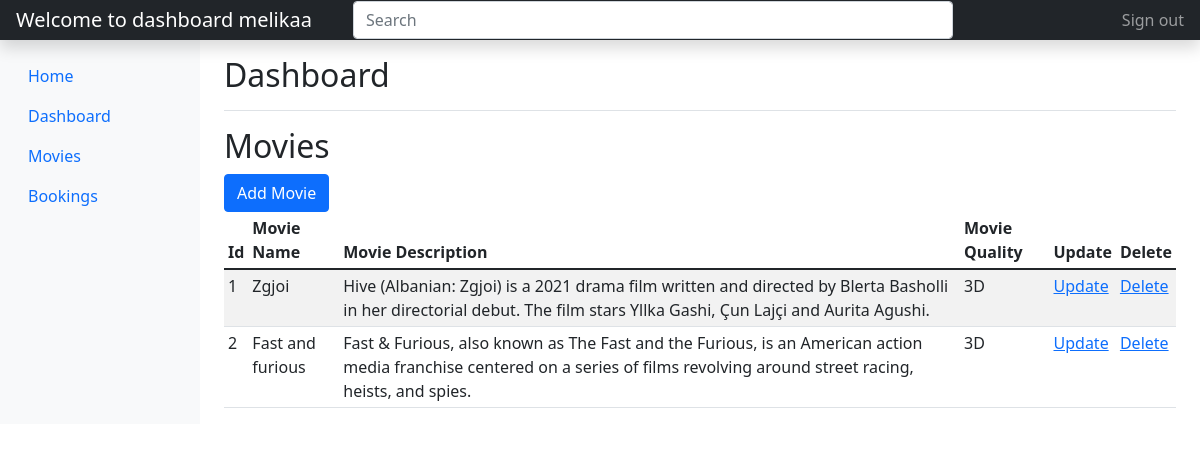
The app's page /list_movies.php (signed in) with its own data.
### tables this page shows
CREATE TABLE `movies1`(
	`id` int(12) NOT NULL AUTO_INCREMENT PRIMARY KEY,
    `movie_name` varchar(255) NOT NULL,
    `movie_desc` varchar(255) NOT NULL,
    `movie_quality` varchar(255) NOT NULL,
    `movie_rating` int(255) NOT NULL,
    `movie_image` varchar(255) NOT NULL
);

### list_movies.php (the view, shortened to what this page needs)
<?php
    include_once('config.php');
    $sql="SELECT *FROM movies1";
    $selectMovies = $conn->prepare($sql);
    $selectMovies->execute();
    $users_data = $selectMovies->fetchall();
?>
<!DOCTYPE html>
<html>
<head>
 <link href="https://cdn.jsdelivr.net/npm/bootstrap@5.1.3/dist/css/bootstrap.min.css" rel="stylesheet">
</head>
<body>
<header class="navbar navbar-dark sticky-top bg-dark flex-md-nowrap p-0 shadow">
<a class="navbar-brand col-md-3 col-lg-2 me-0 px-3" href="#"><?php echo "Welcome to dashboard ".$_SESSION['username']; ?></a>
<input class="form-control form-control-dark w-50" type="text" placeholder="Search" aria-label="Search">
<div class="navbar-nav">
  <div class="nav-item text-nowrap">
    <a class="nav-link px-3" href="logout.php">Sign out</a>
  </div>
</div>
</header>
<div class="container-fluid">
<div class="row">
  <nav id="sidebarMenu" class="col-md-3 col-lg-2 d-md-block bg-light sidebar collapse">
    <div class="position-sticky pt-3">
    <ul class="nav flex-column">
    <li class="nav-item">
<a class="nav-link" href="home.php">
  Home
</a>
</li>
<li class="nav-item">
<a class="nav-link active" aria-current="page" href="dashboard.php">
Dashboard
</a>
</li>
<li class="nav-item">
<a class="nav-link" href="list_movies.php">
Movies
</a>
</li>
<li class="nav-item">
<a class="nav-link" href="bookings.php">
Bookings
</a>
</li>
</ul>
</div>
    </nav>
    <main class="col-md-9 ms-sm-auto col-lg-10 px-md-4">
      <div class="d-flex justify-content-between flex-wrap flex-md-nowrap align-items-center pt-3 pb-2 mb-3 border-bottom">
        <h1 class="h2">Dashboard</h1>
      </div>
      <h2>Movies</h2>
      <a href="movies.php" class="btn btn-primary">Add Movie</a>
      <div class="table-responsive">
        <table class="table table-striped table-sm">
          <thead>
            <tr>
              <th scope="col">Id</th>
              <th scope="col">Movie Name</th>
              <th scope="col">Movie Description</th>
              <th scope="col">Movie Quality</th>
              <th scope="col">Update</th>
              <th scope="col">Delete</th>
            </tr>
          </thead>
          <tbody>
            <?php
            foreach($users_data as $user_data){
            ?>
            <tr>
<td><?php echo $user_data['id']   ?></td>
<td><?php echo $user_data['movie_name']  ?></td>
<td><?php echo $user_data['movie_desc']  ?></td>
<td><?php echo $user_data['movie_quality'] ?></td>
<td><a href="edit.php?id=<?= $user_data['id']; ?>">Update</a></td>
<td><a href="deleteMovies.php?id=<?= $user_data['id'];  ?>">Delete</a></td>
</tr>
<?php  } ?>
</tbody>
</table>
</div>
</main>
  </div>
</div>
  </body>
</html>
 </body>
 </html>

### records on screen
movies1: id "1", movie_name "Zgjoi", movie_desc "Hive (Albanian: Zgjoi) is a 2021 drama film written and directed by Blerta Basholli in her directorial debut. The film stars Yllka Gashi, Çun Lajçi and Aurita Agushi.", movie_quality "3D"
movies1: id "2", movie_name "Fast and furious", movie_desc "Fast & Furious, also known as The Fast and the Furious, is an American action media franchise centered on a series of films revolving around street racing, heists, and spies.", movie_quality "3D"

### other values on screen
$_SESSION['username'] "melikaa"
